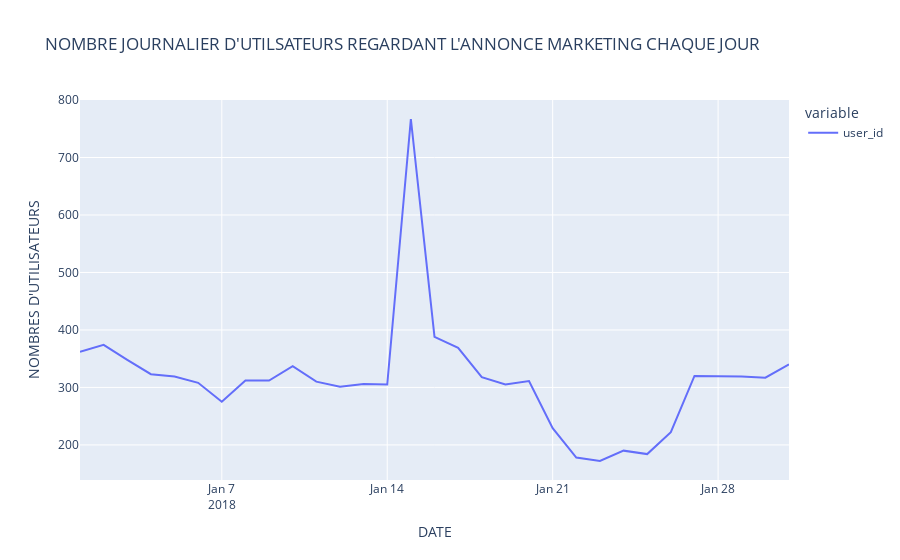

Source (notebook cell):
### Code cell
fig_line_look = px.line(
    daily_user,title="NOMBRE JOURNALIER D'UTILSATEURS REGARDANT L'ANNONCE MARKETING CHAQUE JOUR"
      
)
fig_line_look.update_layout(xaxis_title="DATE", yaxis_title="NOMBRES D'UTILISATEURS")
fig_line_look.show()

### Figure 1 — Plotly figure (JSON) as saved in the notebook; plotly's stock layout.template omitted (floating-point values rounded to 4 significant figures)
{"data": [{"hovertemplate": "variable=user_id<br>date_served=%{x}<br>value=%{y}<extra></extra>", "legendgroup": "user_id", "line": {"color": "#636efa", "dash": "solid"}, "marker": {"symbol": "circle"}, "mode": "lines", "name": "user_id", "orientation": "v", "showlegend": true, "type": "scatter", "x": ["2018-01-01T00:00:00", "2018-01-02T00:00:00", "2018-01-03T00:00:00", "2018-01-04T00:00:00", "2018-01-05T00:00:00", "2018-01-06T00:00:00", "2018-01-07T00:00:00", "2018-01-08T00:00:00", "2018-01-09T00:00:00", "2018-01-10T00:00:00", "2018-01-11T00:00:00", "2018-01-12T00:00:00", "2018-01-13T00:00:00", "2018-01-14T00:00:00", "2018-01-15T00:00:00", "2018-01-16T00:00:00", "2018-01-17T00:00:00", "2018-01-18T00:00:00", "2018-01-19T00:00:00", "2018-01-20T00:00:00", "2018-01-21T00:00:00", "2018-01-22T00:00:00", "2018-01-23T00:00:00", "2018-01-24T00:00:00", "2018-01-25T00:00:00", "2018-01-26T00:00:00", "2018-01-27T00:00:00", "2018-01-28T00:00:00", "2018-01-29T00:00:00", "2018-01-30T00:00:00", "2018-01-31T00:00:00"], "xaxis": "x", "y": [362, 374, 348, 323, 319, 308, 275, 312, 312, 337, 310, 301, 306, 305, 767, 388, 369, 318, 305, 311, 229, 178, 172, 190, 184, 222, 320, 320, 319, 317, 340], "yaxis": "y"}], "layout": {"legend": {"title": {"text": "variable"}, "tracegroupgap": 0}, "title": {"text": "NOMBRE JOURNALIER D'UTILSATEURS REGARDANT L'ANNONCE MARKETING CHAQUE JOUR"}, "xaxis": {"anchor": "y", "domain": [0, 1], "title": {"text": "DATE"}}, "yaxis": {"anchor": "x", "domain": [0, 1], "title": {"text": "NOMBRES D'UTILISATEURS"}}}}
